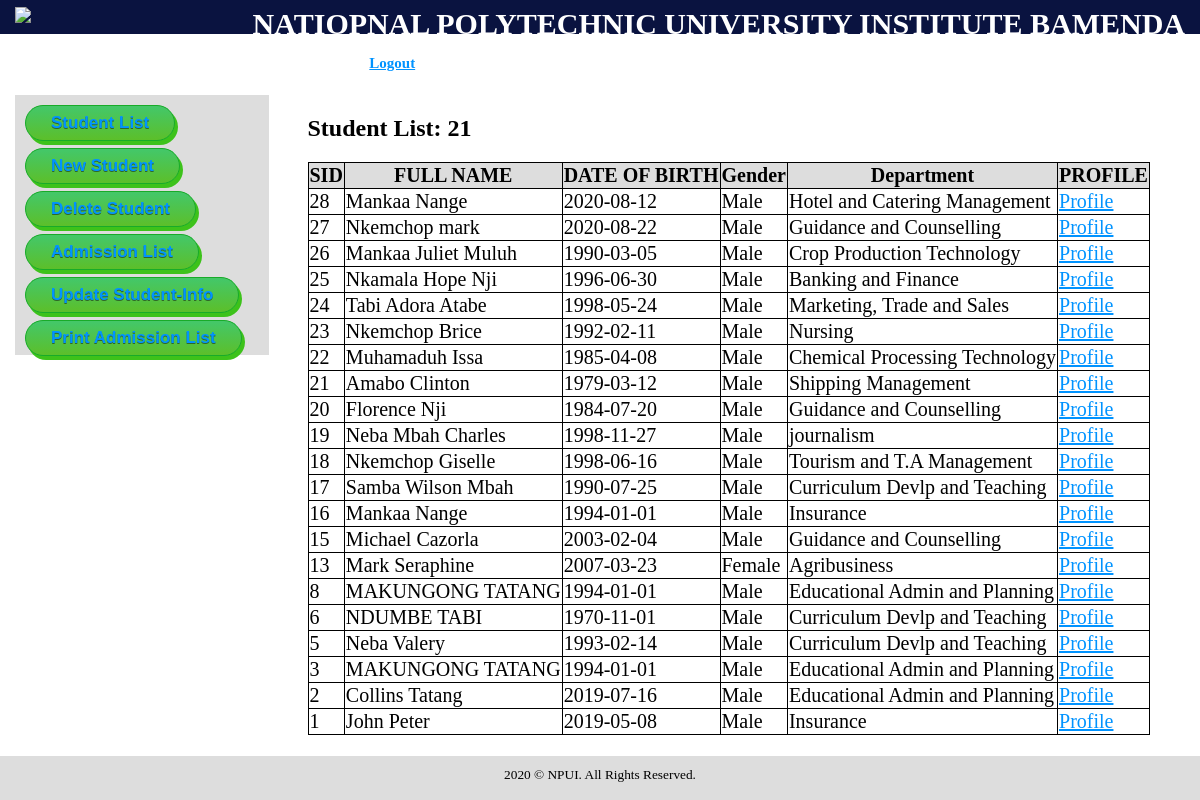
Page /student-list.php (signed in) on the committed database.
### tables this page shows
CREATE TABLE IF NOT EXISTS `student` (
  `id` int(11) NOT NULL AUTO_INCREMENT,
  `first_name` varchar(45) NOT NULL,
  `last_name` varchar(45) NOT NULL,
  `gender` char(10) NOT NULL,
  `date_of_birth` date NOT NULL,
  `place_of_birth` varchar(100) NOT NULL,
  `phone_number` varchar(10) NOT NULL,
  `email` varchar(45) NOT NULL,
  `address` text NOT NULL,
  `department_id` int(2) NOT NULL,
  PRIMARY KEY (`id`),
  UNIQUE KEY `email` (`email`)
);

CREATE TABLE IF NOT EXISTS `department` (
  `id` int(11) NOT NULL AUTO_INCREMENT,
  `name` varchar(100) NOT NULL,
  `faculty_id` int(3) NOT NULL,
  PRIMARY KEY (`id`)
);

### student-list.php (the view, shortened to what this page needs)
<?php
include('config.php');
$sql = "SELECT student.*, department.name AS department_id FROM student INNER JOIN department ON student.department_id=department.id ORDER BY student.id DESC";
$sql_query = mysqli_query($con, $sql) or die('Something went wrong!');
?>
<!doctype html>
<html>
	<head>
		<link rel="stylesheet" href="assets/css/style.css"/>
	</head>
	<body>
		<?php include('includes/header.php') ?>
		<div class="container">
			<div>
				<?php include('includes/left-sidebar.php') ?>
				<main>
					<table style="font-size: 20px; border:1px solid #ddd;padding-bottom:70px; border-collapse: collapse;">
						<tr>
							<th>SID</th>
							<th>FULL NAME</th>
							<th>DATE OF BIRTH</th>
							<th>Gender</th>
							<th>Department</th>
							<th>PROFILE</th>
						</tr>
						<?php while($student = $sql_query->fetch_assoc()){ ?>
						<tr>
							<td><?php echo $student['id']; ?></td>
							<td><?php echo $student['first_name']." ".$student['last_name']; ?></td>
							<td><?php echo $student['date_of_birth']; ?></td>
							<td><?php echo $student['gender'] == 'F' ? "Female":"Male"; ?></td>
							<td><?php echo $student['department_id']; ?></td>
							<td><a href="student-profile.php?student_id=<?php echo $student['id']; ?>">Profile</a></td>
						</tr>
						<?php } ?>
					<h2>Student List: <?php echo $sql_query->num_rows; ?></h2>
					</table>
				</main>
			</div>
		</div>
		<?php include('includes/footer.php') ?>
	</body>
</html>

### includes/header.php
<header>
	<div class="logo">
		<a href="index.php"><img src="assets/images/user.png"/></a>
	</div>
	<div class="site-title">
		NATIOPNAL POLYTECHNIC UNIVERSITY INSTITUTE BAMENDA <br>
		<small style="font-size:15px;">
			Logged in as <?php echo $_SESSION['username']; ?>
			<a href="logout.php">Logout</a>
		</small>
	</div>
</header>

### includes/left-sidebar.php (shortened to what this page needs)
<!DOCTYPE html>
<html>
<head>
</head>
<body>
	<aside>
	<nav>
		<ul>
			<li><a href="student-list.php" class="myButton">Student List</a></li><br>
			<li><a href="new-student.php" class="myButton">New Student</a></li><br>
			<li><a href="delete.php" class="myButton">Delete Student</a></li><br>
			<li><a href="admission-list.php" class="myButton">Admission List</a></li><br>
			<li><a href="update-list.php" class="myButton">Update Student-Info</a></li><br>
			<li><a href="print.php" class="myButton">Print Admission List</a></li>
		</ul>
	</nav>
</aside>
</body>
</html>

### includes/footer.php
<footer>
	<small>2020 &copy; NPUI. All Rights Reserved.</small>
</footer>

### assets/css/style.css (style rules this page uses)
a, a:link { color:#0093ff; }
body { margin: 0; padding: 0; }
.container { display: block; max-width: 1200px; padding: 15px; margin-bottom:150px; }
.container main, .container aside { margin: 20px 0; }
header { background-color: #0a1340; padding:7px 15px; }
.logo, .site-title, aside, main { display: inline-block; }
.logo img { width: 70px; }
.site-title { font-size: 30px; color: #fff; vertical-align: top; float: right; font-weight: bold; }
aside { width: 20%; background-color: #ddd; min-height: 200px; padding: 10px; }
nav ul { list-style: none; padding:0; margin: 0; }
nav ul li { height: 25px; }
nav a { text-decoration: none; font-weight: bold; }
main { width: 75%; float: right; }
footer { position: fixed; width: 100%; bottom:0; text-align: center; height: 35px; background-color: #ddd; padding-top:9px; }

### student-list.php (style rules this page uses)
td, th { border: 1px solid #000; border-collapse: collapse; }
th { background-color: #ddd; }

### includes/left-sidebar.php (style rules this page uses)
.myButton { box-shadow: 3px 4px 0px 0px #3dc21b; background:linear-gradient(to bottom, #44c767 5%, #5cbf2a 100%); background-color:#44c767; border-radius:18px; border:1px solid #18ab29; display:inline-block; cursor:pointer; color:#ffffff; font-family:Arial; font-size:17px; padding:7px 25px; text-decoration:none; text-shadow:0px 1px 0px #2f6627; }

### rows in the picture
student: id "28", first_name "Mankaa", last_name "Nange", date_of_birth "2020-08-12", gender "Male", department.name "Hotel and Catering Management"
student: id "27", first_name "Nkemchop", last_name "mark", date_of_birth "2020-08-22", gender "Male", department.name "Guidance and Counselling"
student: id "26", first_name "Mankaa", last_name "Juliet Muluh", date_of_birth "1990-03-05", gender "Male", department.name "Crop Production Technology"
student: id "25", first_name "Nkamala Hope", last_name "Nji", date_of_birth "1996-06-30", gender "Male", department.name "Banking and Finance"
student: id "24", first_name "Tabi", last_name "Adora Atabe", date_of_birth "1998-05-24", gender "Male", department.name "Marketing, Trade and Sales"
student: id "23", first_name "Nkemchop", last_name "Brice", date_of_birth "1992-02-11", gender "Male", department.name "Nursing"
student: id "22", first_name "Muhamaduh", last_name "Issa", date_of_birth "1985-04-08", gender "Male", department.name "Chemical Processing Technology"
student: id "21", first_name "Amabo", last_name "Clinton", date_of_birth "1979-03-12", gender "Male", department.name "Shipping Management"
student: id "20", first_name "Florence", last_name "Nji", date_of_birth "1984-07-20", gender "Male", department.name "Guidance and Counselling"
student: id "19", first_name "Neba Mbah", last_name "Charles", date_of_birth "1998-11-27", gender "Male", department.name "journalism"
student: id "18", first_name "Nkemchop", last_name "Giselle", date_of_birth "1998-06-16", gender "Male", department.name "Tourism and T.A Management"
student: id "17", first_name "Samba Wilson", last_name "Mbah", date_of_birth "1990-07-25", gender "Male", department.name "Curriculum Devlp and Teaching"
student: id "16", first_name "Mankaa", last_name "Nange", date_of_birth "1994-01-01", gender "Male", department.name "Insurance"
student: id "15", first_name "Michael", last_name "Cazorla", date_of_birth "2003-02-04", gender "Male", department.name "Guidance and Counselling"
student: id "13", first_name "Mark", last_name "Seraphine", date_of_birth "2007-03-23", gender "Female", department.name "Agribusiness"
student: id "8", first_name "MAKUNGONG", last_name "TATANG", date_of_birth "1994-01-01", gender "Male", department.name "Educational Admin and Planning"
student: id "6", first_name "NDUMBE", last_name "TABI", date_of_birth "1970-11-01", gender "Male", department.name "Curriculum Devlp and Teaching"
student: id "5", first_name "Neba", last_name "Valery", date_of_birth "1993-02-14", gender "Male", department.name "Curriculum Devlp and Teaching"
student: id "3", first_name "MAKUNGONG", last_name "TATANG", date_of_birth "1994-01-01", gender "Male", department.name "Educational Admin and Planning"
student: id "2", first_name "Collins", last_name "Tatang", date_of_birth "2019-07-16", gender "Male", department.name "Educational Admin and Planning"
student: id "1", first_name "John", last_name "Peter", date_of_birth "2019-05-08", gender "Male", department.name "Insurance"

### other values in the picture
$_SESSION['username'] "paul"
$sql_query->num_rows "21"
